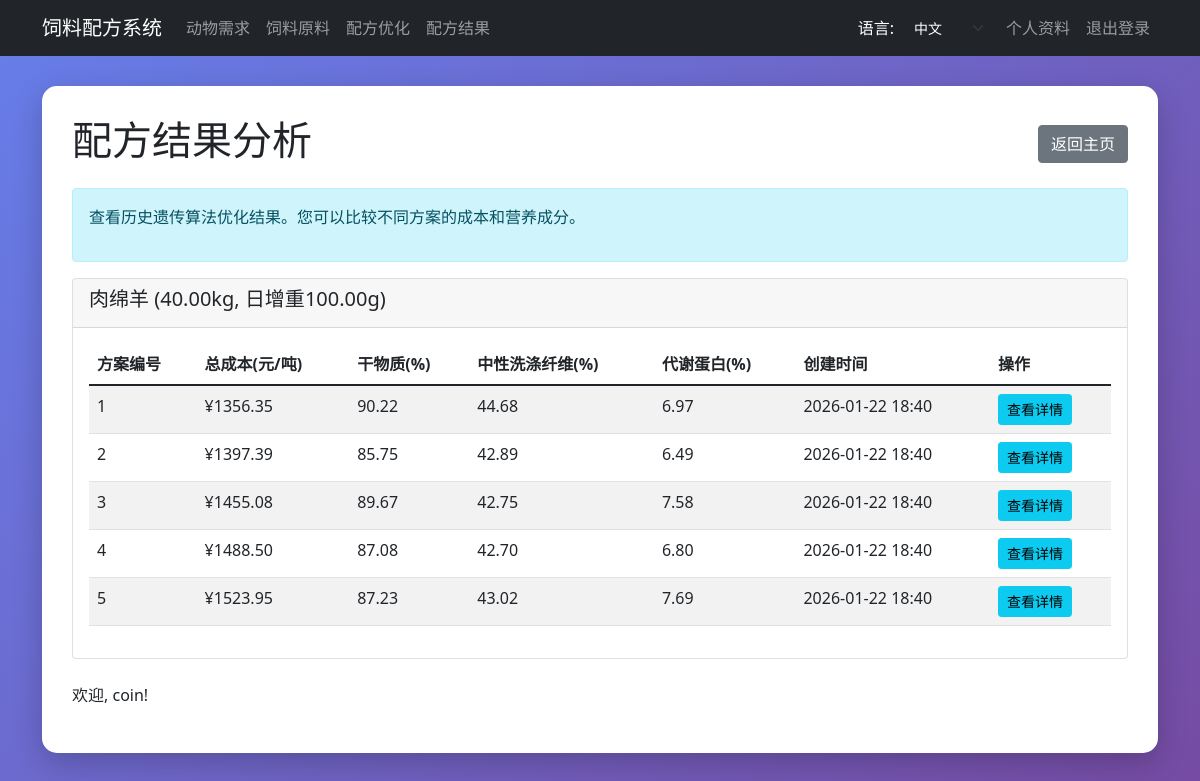
The app's page /formulation/results/ (signed in) with its own data.
### animal_requirements/models.py (models this page shows, shortened)
class AnimalRequirement(models.Model):
    DRAFT = 'draft'  # 草稿状态
    PENDING = 'pending'
    APPROVED = 'approved'
    REJECTED = 'rejected'
    STATUS_CHOICES = [
        (DRAFT, _('草稿')),
        (PENDING, _('待审核')),
        (APPROVED, _('已通过')),
        (REJECTED, _('已拒绝')),
    ]
    status = models.CharField(max_length=10, choices=STATUS_CHOICES, default=DRAFT, verbose_name=_("审核状态"))
    animal_type = models.CharField(max_length=50, verbose_name=_("动物类型"))
    body_weight = models.DecimalField(max_digits=6, decimal_places=2, verbose_name=_("体重(kg)"))
    daily_gain = models.DecimalField(max_digits=6, decimal_places=2, verbose_name=_("日增重(g)"))
    dm_lower = models.DecimalField(max_digits=6, decimal_places=2, default=0, verbose_name="干物质下界(%))")
    dm_upper = models.DecimalField(max_digits=6, decimal_places=2, default=0, verbose_name="干物质上界(%))")
    calcium_lower = models.DecimalField(max_digits=6, decimal_places=2, default=0, verbose_name=_("钙下界(%))"))
    calcium_upper = models.DecimalField(max_digits=6, decimal_places=2, default=0, verbose_name=_("钙上界(%))"))
    protein_lower = models.DecimalField(max_digits=6, decimal_places=2, default=0, verbose_name=_("蛋白下界(%))"))
    protein_upper = models.DecimalField(max_digits=6, decimal_places=2, default=0, verbose_name=_("蛋白上界(%))"))
    phosphorus_lower = models.DecimalField(max_digits=6, decimal_places=2, default=0, verbose_name=_("磷下界(%))"))
    phosphorus_upper = models.DecimalField(max_digits=6, decimal_places=2, default=0, verbose_name=_("磷上界(%))"))
    ndf_lower = models.DecimalField(max_digits=6, decimal_places=2, default=0, verbose_name=_("中性洗涤纤维下界(%))"))
    ndf_upper = models.DecimalField(max_digits=6, decimal_places=2, default=0, verbose_name=_("中性洗涤纤维上界(%))"))
    energy_lower = models.DecimalField(max_digits=8, decimal_places=2, default=0, verbose_name=_("代谢能下界(kcal/kg))"))
    energy_upper = models.DecimalField(max_digits=8, decimal_places=2, default=0, verbose_name=_("代谢能上界(kcal/kg))"))
    mp_lower = models.DecimalField(max_digits=8, decimal_places=2, default=0, verbose_name=_("代谢蛋白下界(%))"))
    mp_upper = models.DecimalField(max_digits=8, decimal_places=2, default=0, verbose_name=_("代谢蛋白上界(%))"))
    created_by = models.ForeignKey(CustomUser, on_delete=models.CASCADE, related_name='created_requirements',
                                   verbose_name=_("提交用户"), null=True, blank=True)
    approved_by = models.ForeignKey(CustomUser, null=True, blank=True, on_delete=models.SET_NULL,
                                    related_name='approved_requirements', verbose_name=_("审核用户"))
    approved_at = models.DateTimeField(null=True, blank=True, verbose_name=_("审核时间"))
    created_at = models.DateTimeField(auto_now_add=True, verbose_name=_("创建时间"))
    class Meta:
        verbose_name = _("动物营养需求")
        verbose_name_plural = _("动物营养需求")

### formulation/models.py (models this page shows, shortened)
class FeedFormulaResult(models.Model):
    requirement = models.ForeignKey(
        'animal_requirements.AnimalRequirement',
        on_delete=models.CASCADE,
        verbose_name=_("动物需求方案")
    )
    solution_index = models.IntegerField(verbose_name=_("帕累托序号"))
    total_cost = models.FloatField(default=0, verbose_name=_("成本"))
    dm = models.FloatField(default=0, verbose_name=_("干物质(DM)"))
    ca = models.FloatField(default=0, verbose_name=_("钙(Ca)"))
    cp = models.FloatField(default=0, verbose_name=_("粗蛋白(CP)"))
    p = models.FloatField(default=0, verbose_name=_("磷(P)"))
    ndf = models.FloatField(default=0, verbose_name=_("中性洗涤纤维(NDF)"))
    me = models.FloatField(default=0, verbose_name=_("代谢能(ME)"))
    mp = models.FloatField(default=0, verbose_name=_("代谢蛋白(MP)"))
    custom_nutrients = models.JSONField(default=dict, verbose_name=_("自定义营养元素"))
    created_at = models.DateTimeField(auto_now_add=True)

### users/models.py (models this page shows, shortened)
class CustomUser(AbstractUser):
    email = models.EmailField(unique=True)
    phone_number = models.CharField(max_length=15, blank=True, null=True)
    created_at = models.DateTimeField(auto_now_add=True)
    updated_at = models.DateTimeField(auto_now=True)
    USERNAME_FIELD = 'email'  # 使用邮箱作为登录字段
    REQUIRED_FIELDS = ['username']  # 创建超级用户时需要的字段
    LANGUAGE_CHOICES = [
        ('zh-hans', '中文'),
        ('en', 'English'),
    ]
    language = models.CharField(max_length=10, choices=LANGUAGE_CHOICES, default='zh-hans')
    class Meta:
        verbose_name = '用户'
        verbose_name_plural = '用户'

### formulation/views.py (the view)
# urls.py: path("results/", views.formula_results_list, name="formula_results_list"),
def formula_results_list(request):
    results = FeedFormulaResult.objects.select_related('requirement').filter(
        requirement__status=AnimalRequirement.APPROVED
    ).order_by('-created_at')
    grouped_results = {}
    for result in results:
        req_id = result.requirement.id
        if req_id not in grouped_results:
            grouped_results[req_id] = {
                'requirement': result.requirement,
                'results': []
            }
        grouped_results[req_id]['results'].append(result)
    for group in grouped_results.values():
        group['results'].sort(key=lambda x: x.solution_index)
    context = {
        'grouped_results': grouped_results.values()
    }
    return render(request, 'formulation/formula_results_list.html', context)

### formulation/templates/formulation/formula_results_list.html (shortened to what this page needs)
{% extends 'base.html' %}
{% load i18n %}
{% block content %}
<div class="d-flex justify-content-between align-items-center mb-3">
    <h1>{% trans "配方结果分析" %}</h1>
    <a href="{% url 'home' %}" class="btn btn-secondary">{% trans "返回主页" %}</a>
</div>
<div class="alert alert-info">
    <p>{% trans "查看历史遗传算法优化结果。您可以比较不同方案的成本和营养成分。" %}</p>
</div>
{% if grouped_results %}
    {% for group in grouped_results %}
        <div class="card mb-4">
            <div class="card-header">
                <h5>{{ group.requirement.animal_type }} ({{ group.requirement.body_weight }}kg, {% trans "日增重" %}{{ group.requirement.daily_gain }}g)</h5>
            </div>
            <div class="card-body">
                {% if group.results %}
                    <table class="table table-striped">
                        <thead>
                            <tr>
                                <th>{% trans "方案编号" %}</th>
                                <th>{% trans "总成本(元/吨)" %}</th>
                                <th>{% trans "干物质" %}(%)</th>
                                <th>{% trans "中性洗涤纤维" %}(%)</th>
                                <th>{% trans "代谢蛋白" %}(%)</th>
                                <th>{% trans "创建时间" %}</th>
                                <th>{% trans "操作" %}</th>
                            </tr>
                        </thead>
                        <tbody>
                            {% for result in group.results %}
                            <tr>
                                <td>{{ result.solution_index|add:1 }}</td>
                                <td>¥{{ result.total_cost|floatformat:2 }}</td>
                                <td>{{ result.dm|floatformat:2 }}</td>
                                <td>{{ result.ndf|floatformat:2 }}</td>
                                <td>{{ result.mp|floatformat:2 }}</td>
                                <td>{{ result.created_at|date:"Y-m-d H:i" }}</td>
                                <td>
                                    <a href="{% url 'formula_results_detailed' result.requirement.id result.solution_index %}" class="btn btn-sm btn-info">{% trans "查看详情" %}</a>
                                </td>
                            </tr>
                            {% endfor %}
                        </tbody>
                    </table>
                {% else %}
                    <p class="text-muted">{% trans "暂无优化结果" %}</p>
                {% endif %}
            </div>
        </div>
    {% endfor %}
{% else %}
    <div class="alert alert-warning">
        <p>{% trans '暂无配方优化结果。请先在' %}<a href="{% url 'ga_optimization_list' %}">{% trans "遗传算法配方优化" %}</a>中运行优化。</p>
    </div>
{% endif %}
{% if user.is_authenticated %}
    <p>{% trans '欢迎, ' %} {{ user.username }}!</p>
{% else %}
    <p>{% trans '您尚未登录，请' %} <a href="{% url 'login' %}">{% trans "登录" %}</a> {% trans '或' %} <a href="{% url 'register' %}">{% trans "注册" %}</a>。</p>
{% endif %}
{% endblock %}

### templates/base.html (style rules this page uses)
body { background: linear-gradient(135deg, #667eea 0%, #764ba2 100%); min-height: 100vh; font-family: 'Segoe UI', Tahoma, Geneva, Verdana, sans-serif; }

### records on screen
AnimalRequirement: requirement.animal_type "肉绵羊", requirement.body_weight "40.00", requirement.daily_gain "100.00"
FeedFormulaResult: solution_index|add "1", total_cost "1356.35", dm "90.22", ndf "44.68", mp "6.97", created_at "2026-01-22 18:40"
FeedFormulaResult: solution_index|add "2", total_cost "1397.39", dm "85.75", ndf "42.89", mp "6.49", created_at "2026-01-22 18:40"
FeedFormulaResult: solution_index|add "3", total_cost "1455.08", dm "89.67", ndf "42.75", mp "7.58", created_at "2026-01-22 18:40"
FeedFormulaResult: solution_index|add "4", total_cost "1488.50", dm "87.08", ndf "42.70", mp "6.80", created_at "2026-01-22 18:40"
FeedFormulaResult: solution_index|add "5", total_cost "1523.95", dm "87.23", ndf "43.02", mp "7.69", created_at "2026-01-22 18:40"
CustomUser: username "coin"

### other values on screen
form field language "中文"
